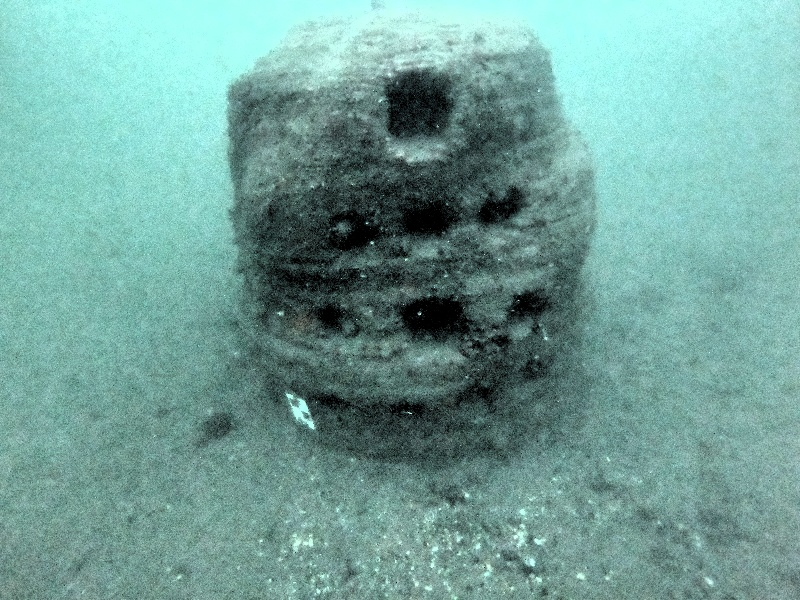
#> input picture Results/Output_MSRCP/out_G0041984.JPG, 800 x 600 px; its folder holds only this picture in this run
$ jupyter execute --allow-errors Retinex.ipynb
#> lines starting #> are read from the running program, lines starting #| are printed output that depends on the picture
## Multiscale Retinex (MSR)

This notebook explores two advanced image enhancement techniques: **Multi-Scale Retinex with Chromaticity Preservation (MSRCP)** and **Multi-Scale Retinex with Colour Restoration (MSRCR)**. These methods improve image visibility by enhancing details while maintaining natural colour balance.

For a deeper understanding of the underlying algorithms, refer to the original publication: [IPOL - Multiscale Retinex](https://www.ipol.im/pub/art/2014/107/?utm_source=doi).

[cell 1]
import os
if not os.path.isdir("retinex"):
    !git clone https://github.com/muggledy/retinex.git
else:
    print("[ INFO ] Retinex repository was already downloaded.")

[cell 2]
from retinex.code.tools import cv2_heq
from retinex.code.plot import contrast_plot,demo_viper_with_retinex
from retinex.code.plot import contrast_plot,demo_viper_with_retinex
from retinex.code.retinex import retinex_FM,retinex_SSR,retinex_MSR,retinex_MSRCR,retinex_gimp,retinex_MSRCP,retinex_AMSR

[cell 3]
import glob
imgs = sorted(glob.glob("Dataset/*"))

[cell 4]
import cv2
output_name_cr = "Output_MSRCR"
output_name_cp = "Output_MSRCP"
if not os.path.isdir(output_name_cr):
    os.makedirs(output_name_cr)

if not os.path.isdir(output_name_cp):
    os.makedirs(output_name_cp)

for img in imgs:
    im = cv2.imread(img)
    im = cv2.resize(im, (800, 600))

    img_MSRCR = retinex_MSRCR(im)
    # img_MSRCR = cv2.cvtColor(img_MSRCR, cv2.COLOR_RGB2BGR)
    cv2.imwrite(os.path.join(output_name_cr, "out_" + os.path.basename(img)), img_MSRCR)

    img_MSRCP = retinex_MSRCP(im)
    # img_MSRCP = cv2.cvtColor(img_MSRCP, cv2.COLOR_RGB2BGR)
    cv2.imwrite(os.path.join(output_name_cp, "out_" + os.path.basename(img)), img_MSRCP)

## Visualisations of the results

[cell 5]
imgs_out_MSRCP = sorted(glob.glob("Output_MSRCP/*"))
imgs_out_MSRCR = sorted(glob.glob("Output_MSRCR/*"))

[cell 6]
import matplotlib.pyplot as plt
fig, ax = plt.subplots(ncols=3, figsize=(30, 30))

#> (the rest of this cell did not finish here and is left out)

#> (a cell that did not finish here is left out)

## Evalution metrics

Please refer to the [original source](https://github.com/Riccellisp/ProjetoPecem/blob/ba8c5e7b991e93044e3c86c42e48d3df4c9595fb/metrics.py) of the metric.

[cell 8]
import sys
import math
import numpy as np
from skimage import color,filters
from skimage.metrics import structural_similarity as ssim

def plipsum(i,j,gamma=1026):
    return i + j - i * j / gamma

def plipsub(i,j,k=1026):
    return k * (i - j) / (k - j)

def plipmult(c,j,gamma=1026):
    return gamma - gamma * (1 - j / gamma)**c

def logamee(ch,blocksize=8):

    num_x = math.ceil(ch.shape[0] / blocksize)
    num_y = math.ceil(ch.shape[1] / blocksize)

    s = 0
    w = 1. / (num_x * num_y)
    for i in range(num_x):

        xlb = i * blocksize
        if i < num_x - 1:
            xrb = (i+1) * blocksize
        else:
            xrb = ch.shape[0]

        for j in range(num_y):

            ylb = j * blocksize
            if j < num_y - 1:
                yrb = (j+1) * blocksize
            else:
                yrb = ch.shape[1]

            block = ch[xlb:xrb,ylb:yrb]
            blockmin = float(np.min(block))
            blockmax = float(np.max(block))

            top = plipsub(blockmax,blockmin)
            bottom = plipsum(blockmax,blockmin)
            m = bottom and top / bottom or 0
            if m ==0.:
                s+=0
            else:
                s += (m) * np.log(m)

    return plipmult(w,s)

def eme(img,rowSample,columnSample):
	grayImg = cv2.cvtColor(img, cv2.COLOR_BGR2GRAY)
	rowSize, columnSize = grayImg.shape
	nRows = int(rowSize/rowSample)
	nColumns = int(columnSize/columnSample)
	incompleteRow = math.ceil(rowSize/rowSample) - nRows
	incompleteColumn = math.ceil(columnSize/columnSample) - nColumns

	somatory = 0
	nBlocks = nRows*nColumns
	for i in range(0,nRows):
		for j in range(0,nColumns):
			imax=grayImg[i*rowSample:(i+1)*rowSample,j*columnSample:(j+1)*rowSample].max()
			imin=grayImg[i*rowSample:(i+1)*rowSample,j*columnSample:(j+1)*rowSample].min()
			if imin==0:
				imin=1
			if imax==0:
				imax=1
			somatory = somatory + 20*math.log(imax/imin)

	if incompleteColumn==1:
		for i in range(0,nRows):
			imax=grayImg[i*rowSample:(i+1)*rowSample,nColumns*columnSample:columnSize].max()
			imin=grayImg[i*rowSample:(i+1)*rowSample,nColumns*columnSample:columnSize].min()
			if imin==0:
				imin=1
			if imax==0:
				imax=1
			somatory = somatory + 20*math.log(imax/imin)
			nBlocks = nBlocks + 1
	if incompleteRow==1:
		for j in range(0,nColumns):
			imax=grayImg[grayImg[nRows*rowSample:rowSize,j*columnSample:(j+1)*columnSample]].max()
			imin=grayImg[grayImg[nRows*rowSample:rowSize,j*columnSample:(j+1)*columnSample]].min()
			if imin==0:
				imin=1
			if imax==0:
				imax=1
			somatory = somatory + 20*math.log(imax/imin)
			nBlocks = nBlocks + 1
	if incompleteRow==1 and incompleteColumn==1:
		imax=grayImg[nRows*rowSample:rowSize,nColumns*columnSample:columnSize].max()
		imin=grayImg[nRows*rowSample:rowSize,nColumns*columnSample:columnSize].max()
		if imin==0:
			imin=1
		if imax==0:
			imax=1
		somatory = somatory + 20*math.log(imax/imin)
		nBlocks = nBlocks + 1
	return somatory/nBlocks

def UCIQE(a,c1=0.4680,c2 = 0.2745,c3 = 0.2576):
    """
    M. Yang and A. Sowmya, "An Underwater Color Image Quality Evaluation Metric" in IEEE Transactions on Image Processing,
    vol. 24, no. 12, pp. 6062-6071, Dec. 2015, doi: 10.1109/TIP.2015.2491020.

    The Underwater Colour Image Quality Evaluation Metric (UCIQE) is a metric based on the linear combination of chroma (purity),
    saturation, and contrast, primarily for underwater images but also influenced by recent studies on the evaluation of atmospheric
    colour images.
    """
    rgb = a
    lab = color.rgb2lab(a)
    l = lab[:,:,0]

    chroma = (lab[:,:,1]**2 + lab[:,:,2]**2)**0.5
    uc = np.mean(chroma)
    sc = (np.mean((chroma - uc)**2))**0.5

    top = int(np.round(0.01*l.shape[0]*l.shape[1]))
    sl = np.sort(l,axis=None)
    isl = sl[::-1]
    conl = np.mean(isl[:top])-np.mean(sl[:top])

    satur = []
    chroma1 = chroma.flatten()
    l1 = l.flatten()
    for i in range(len(l1)):
      if chroma1[i] == 0: satur.append(0)
      elif l1[i] == 0: satur.append(0)
      else: satur.append(chroma1[i] / l1[i])

    us = np.mean(satur)

    return  c1 * sc + c2 * conl + c3 * us

def UIQM(a,p1=0.0282,p2=0.2953,p3=3.5753):
    """
    K. Panetta, C. Gao and S. Agaian, Human-Visual-System-Inspired Underwater Image Quality Measures,
    in IEEE Journal of Oceanic Engineering, vol. 41, no. 3, pp. 541-551, July 2016, doi: 10.1109/JOE.2015.2469915.

    Similar to UCIQE, but more up-to-date. It takes into account the measure of colouration, sharpness, and contrast.
    """

    rgb = a
    gray = color.rgb2gray(a)
    rg = rgb[:,:,0] - rgb[:,:,1]
    yb = (rgb[:,:,0] + rgb[:,:,1]) / 2 - rgb[:,:,2]
    rgl = np.sort(rg,axis=None)
    ybl = np.sort(yb,axis=None)
    al1 = 0.1
    al2 = 0.1
    T1 = int(al1 * len(rgl))
    T2 = int(al2 * len(rgl))
    rgl_tr = rgl[T1:-T2]
    ybl_tr = ybl[T1:-T2]

    urg = np.mean(rgl_tr) # μ^2_α,RG
    s2rg = np.mean((rgl_tr - urg) ** 2)  # σ2α,RG
    uyb = np.mean(ybl_tr) # μ^2_α,YB
    s2yb = np.mean((ybl_tr- uyb) ** 2) # σ2α,YB

    uicm =-0.0268 * np.sqrt(urg**2 + uyb**2) + 0.1586 * np.sqrt(s2rg + s2yb)

    Reme = eme(a,8,8)
    Geme = eme(a,8,8)
    Beme = eme(a,8,8)
    uism = 0.299 * Reme + 0.587 * Geme + 0.114 * Beme

    uiconm = logamee(gray)
    uiqm = p1 * uicm + p2 * uism + p3 * uiconm

    return uiqm

def CCF(imageRGB):
	"""
    @article{WANG2018904,
    	title = {An imaging-inspired no-reference underwater color image quality assessment metric},
    	journal = {Computers & Electrical Engineering},
    	volume = {70},
    	pages = {904-913},
    	year = {2018},
    	issn = {0045-7906},
    	doi = {https://doi.org/10.1016/j.compeleceng.2017.12.006},
    	url = {https://www.sciencedirect.com/science/article/pii/S0045790617324953},
    	author = {Yan Wang and Na Li and Zongying Li and Zhaorui Gu and Haiyong Zheng and Bing Zheng and Mengnan Sun},
    	keywords = {No-reference image quality assessment, Underwater imaging, Underwater image, Underwater color image quality},
    	abstract = {Underwater color image quality assessment (IQA) plays an important role in analysis and applications of underwater imaging as well as image processing algorithms. This paper presents a new metric inspired by the imaging analysis on underwater absorption and scattering characteristics, dubbed the CCF. This metric is feature-weighted with a combination of colorfulness index, contrast index and fog density index, which can quantify the color loss caused by absorption, the blurring caused by forward scattering and the foggy caused by backward scattering, respectively. Then multiple linear regression is used to calculate three weighted coefficients. A new underwater image database is built to illustrate the performance of the proposed metric. Experimental results show a strong correlation between the proposed metric and mean opinion score (MOS). The proposed CCF metric outperforms many of the leading atmospheric IQA metrics, and it can effectively assess the performance of underwater image enhancement and image restoration methods.}
    }

	This metric is weighted by features using a combination of a colourfulness index, a contrast index, and a fog density index,
    which can quantify colour loss caused by absorption, blurring caused by forward scattering, and fogging caused by backward
    scattering, respectively.
	"""
	rgb=imageRGB
	gray = color.rgb2gray(imageRGB)

	# Passo 1
	Rij=np.log(rgb[:,:,0])-np.mean(rgb[:,:,0])
	Gij=np.log(rgb[:,:,1])-np.mean(rgb[:,:,1])
	Bij=np.log(rgb[:,:,2])-np.mean(rgb[:,:,2])

	# Passo 2
	a = rgb[:,:,0] - rgb[:,:,1]
	b = (rgb[:,:,0] + rgb[:,:,1]) / 2 - rgb[:,:,2]

	var_a  = np.var(a)
	var_b  = np.var(b)
	mean_a = np.mean(a)
	mean_b = np.mean(b)

	ccf=(math.sqrt(var_a+var_b)+0.3*math.sqrt(var_a+var_b)) /85.59

	return ccf

[cell 9]
UIQM_list, UCIQE_list, CCF_list  = list(), list(), list()
UIQM_MSRCR_list, UCIQE_MSRCR_list, CCF_MSRCR_list  = list(), list(), list()
UIQM_MSRCP_list, UCIQE_MSRCP_list, CCF_MSRCP_list  = list(), list(), list()

for img in imgs:
  im = cv2.imread(img)
  im = cv2.resize(im, (800, 600))
  UIQM_list.append(UIQM(im))
  UCIQE_list.append(UCIQE(im))
  CCF_list.append(CCF(im))

for img in imgs_out_MSRCR:
  im = cv2.imread(img)
  im = cv2.resize(im, (800, 600))
  UIQM_MSRCR_list.append(UIQM(im))
  UCIQE_MSRCR_list.append(UCIQE(im))
  CCF_MSRCR_list.append(CCF(im))

for img in imgs_out_MSRCP:
  im = cv2.imread(img)
#> im is the input picture: shape (600, 800, 3); mean B, G, R 154.3, 161.2, 114.4
  im = cv2.resize(im, (800, 600))
  UIQM_MSRCP_list.append(UIQM(im))
#> in UIQM, `gray = color.rgb2gray(a)`:
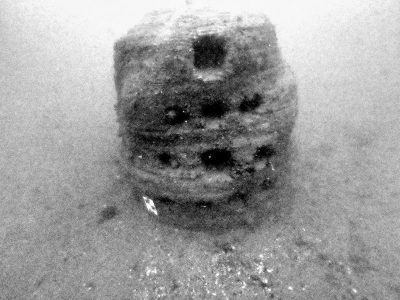
#> gray: shape (600, 800) float64 (shown at 1/2 size); min 0, max 0.99, mean 0.613
#> in UIQM, `rg = rgb[:,:,0] - rgb[:,:,1]`:
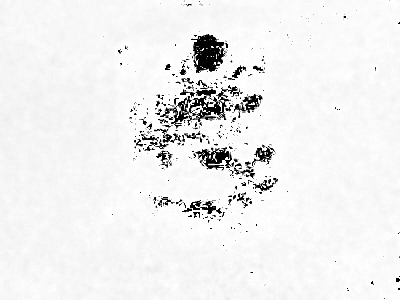
#> rg: shape (600, 800) (shown at 1/2 size); min 0, max 255, mean 239.2
#> in UIQM, `yb = (rgb[:,:,0] + rgb[:,:,1]) / 2 - rgb[:,:,2]`:
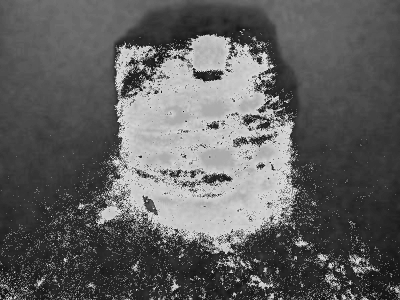
#> yb: shape (600, 800) float64 (shown at 1/2 size); min -117.5, max 57.5, mean -51.4; drawn with min black and max white
#> in UIQM, `T1 = int(al1 * len(rgl))`: T1 = 48000
#> in UIQM, `urg = np.mean(rgl_tr)`: urg = 248.6
#> in UIQM, `s2rg = np.mean((rgl_tr - urg) ** 2)`: s2rg = 5.23
#> in UIQM, `uyb = np.mean(ybl_tr)`: uyb = -55.92
#> in UIQM, `s2yb = np.mean((ybl_tr- uyb) ** 2)`: s2yb = 1517.3
#> in UIQM, `uicm =-0.0268 * np.sqrt(urg**2 + uyb**2) + 0.1586 * np.sqrt(s2rg + s2yb)`: uicm = -0.641
#> after the loop in eme, `for i in range(0,nRows):`: somatory = 118154.5
#> in UIQM, `Reme = eme(a,8,8)`: Reme = 15.75
#> after the loop in logamee, `for i in range(num_x):`: s = -2043.5
#> in UIQM, `uiconm = logamee(gray)`: uiconm = -0.15
#> in UIQM, `uiqm = p1 * uicm + p2 * uism + p3 * uiconm`: uiqm = 4.1
  UCIQE_MSRCP_list.append(UCIQE(im))
#> in UCIQE, `chroma = (lab[:,:,1]**2 + lab[:,:,2]**2)**0.5`:
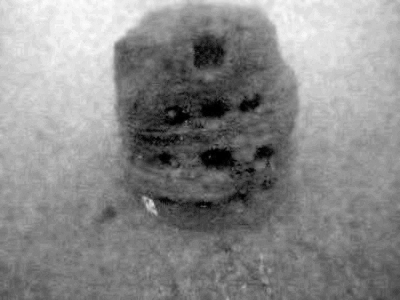
#> chroma: shape (600, 800) float64 (shown at 1/2 size); min 0, max 46.96, mean 25.4; drawn with min black and max white
#> in UCIQE, `uc = np.mean(chroma)`: uc = 25.4
#> in UCIQE, `sc = (np.mean((chroma - uc)**2))**0.5`: sc = 9.91
#> in UCIQE, `conl = np.mean(isl[:top])-np.mean(sl[:top])`: conl = 97.75
#> after the loop in UCIQE, `for i in range(len(l1)):`: satur = 480000 items
#> in UCIQE, `us = np.mean(satur)`: us = 0.425
  CCF_MSRCP_list.append(CCF(im))
#> in CCF, `Rij=np.log(rgb[:,:,0])-np.mean(rgb[:,:,0])`:
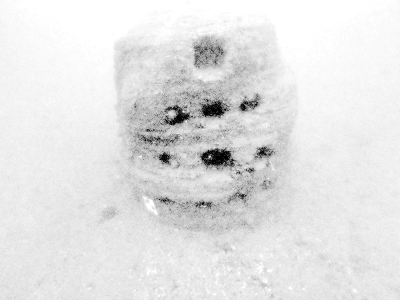
#> Rij: shape (600, 800) float16 (shown at 1/2 size); 0.4% of the values are NaN or infinite; the others: min -154.4, max -148.9, mean -149.5; drawn with min black, max white, NaN and infinite black
#> in CCF, `Bij=np.log(rgb[:,:,2])-np.mean(rgb[:,:,2])`:
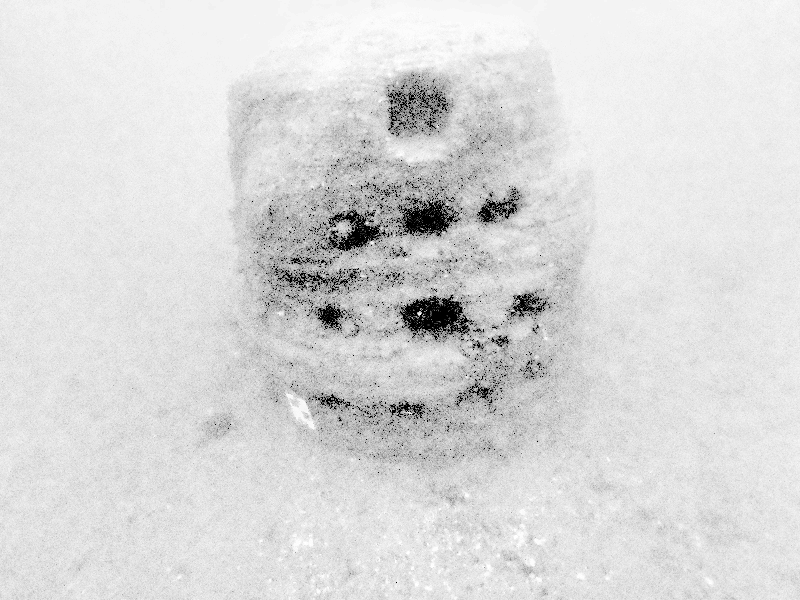
#> Bij: shape (600, 800) float16; 1.06% of the values are NaN or infinite; the others: min -114.4, max -109, mean -109.8; drawn with min black, max white, NaN and infinite black
#> in CCF, `var_a  = np.var(a)`: var_a = 2302.1
#> in CCF, `var_b  = np.var(b)`: var_b = 2124.7
#> in CCF, `mean_a = np.mean(a)`: mean_a = 239.2
#> in CCF, `mean_b = np.mean(b)`: mean_b = -51.43
#> in CCF, `ccf=(math.sqrt(var_a+var_b)+0.3*math.sqrt(var_a+var_b)) /85.59`: ccf = 1.01

[cell 10]
from tabulate import tabulate
data = [
    ["UIQM", np.mean(UIQM_list), np.std(UIQM_list)],
    ["UCIQE", np.mean(UCIQE_list), np.std(UCIQE_list)],
    ["CCF", np.mean(CCF_list), np.std(CCF_list)],
    ["UIQM_MSRCR", np.mean(UIQM_MSRCR_list), np.std(UIQM_MSRCR_list)],
    ["UCIQE_MSRCR", np.mean(UCIQE_MSRCR_list), np.std(UCIQE_MSRCR_list)],
    ["CCF_MSRCR", np.mean(CCF_MSRCR_list), np.std(CCF_MSRCR_list)],
    ["UIQM_MSRCP", np.mean(UIQM_MSRCP_list), np.std(UIQM_MSRCP_list)],
    ["UCIQE_MSRCP", np.mean(UCIQE_MSRCP_list), np.std(UCIQE_MSRCP_list)],
    ["CCF_MSRCP", np.mean(CCF_MSRCP_list), np.std(CCF_MSRCP_list)]
]
#> data = [['UIQM', nan, nan], ['UCIQE', nan, nan], ['CCF', nan, nan], ['UIQM_MSRCR', nan, nan], ['UCIQE_MSRCR', nan, nan], ['CCF_MSRCR', nan, nan], ['UIQM_MSRCP', 4.1, 0], ['UCIQE_MSRCP', 31.58, 0], ['CCF_MSRCP', 1.01, 0]]

headers = ["Metric", "Mean", "Standard Deviation"]
print(tabulate(data, headers=headers, tablefmt="simple_grid", numalign="right"))
#| ┌─────────────┬─────────┬──────────────────────┐
#| │ Metric      │    Mean │   Standard Deviation │
#| ├─────────────┼─────────┼──────────────────────┤
#| │ UIQM        │     nan │                  nan │
#| ├─────────────┼─────────┼──────────────────────┤
#| │ UCIQE       │     nan │                  nan │
#> (further printed lines are left out)

$ run again, on Results/Output_MSRCP/out_G0042036.JPG
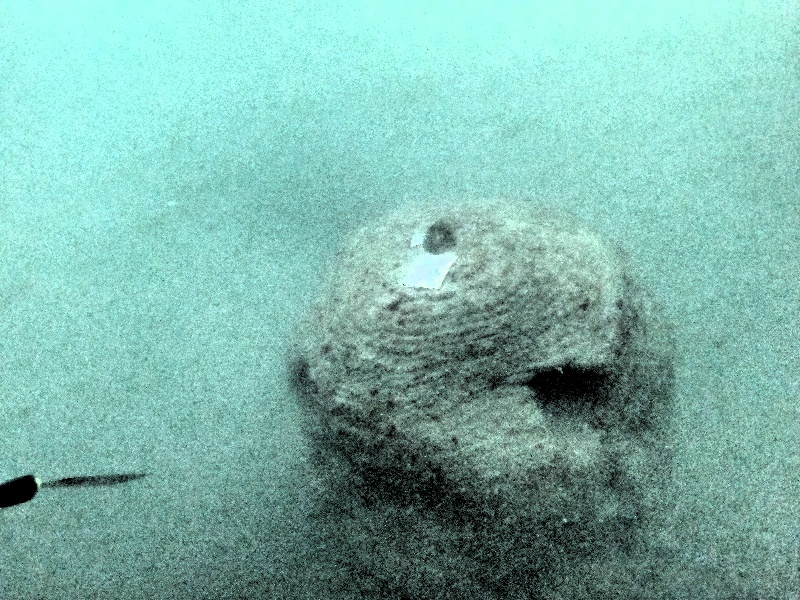
#> input picture Results/Output_MSRCP/out_G0042036.JPG, 800 x 600 px
#> im is the input picture: shape (600, 800, 3); mean B, G, R 172.5, 182.2, 126
#> T1 = 48000
#> urg = 246
#> s2rg = 5.21
#> uyb = -53.28
#> s2yb = 882.7
#> uicm = -2.02
#> after the loop in eme, `for i in range(0,nRows):`: somatory = 136227.5
#> Reme = 18.16
#> after the loop in logamee, `for i in range(num_x):`: s = -1949.6
#> uiconm = -0.146
#> uiqm = 4.79
#> lab: shape (600, 800, 3) float64; mean of channels 0, 1, 2 71.3, -12.5, 27.1
#> in UCIQE, `chroma = (lab[:,:,1]**2 + lab[:,:,2]**2)**0.5`:
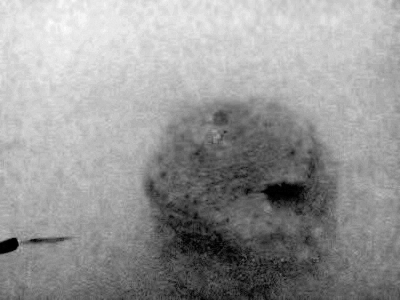
#> chroma: shape (600, 800) float64 (shown at 1/2 size); min 0, max 50.21, mean 29.9; drawn with min black and max white
#> uc = 29.87
#> sc = 11.19
#> conl = 97.5
#> after the loop in UCIQE, `for i in range(len(l1)):`: satur = 480000 items
#> us = 0.452
#> in CCF, `Bij=np.log(rgb[:,:,2])-np.mean(rgb[:,:,2])`:
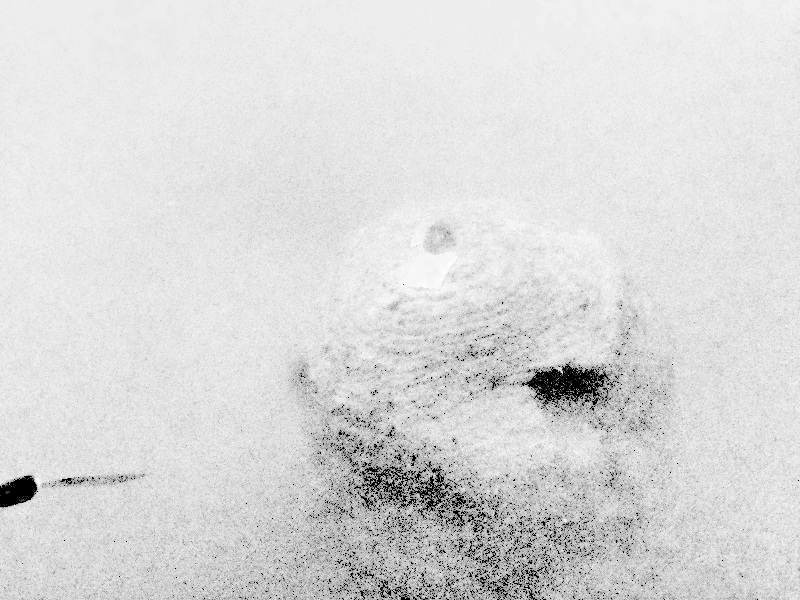
#> Bij: shape (600, 800) float16; 1.2% of the values are NaN or infinite; the others: min -126, max -120.5, mean -121.2; drawn with min black, max white, NaN and infinite black
#> var_a = 546.4
#> var_b = 1571.1
#> mean_a = 244
#> mean_b = -49.73
#> ccf = 0.699
#> data = [['UIQM', nan, nan], ['UCIQE', nan, nan], ['CCF', nan, nan], ['UIQM_MSRCR', nan, nan], ['UCIQE_MSRCR', nan, nan], ['CCF_MSRCR', nan, nan], ['UIQM_MSRCP', 4.79, 0], ['UCIQE_MSRCP', 32.12, 0], ['CCF_MSRCP', 0.699, 0]]
#| ┌─────────────┬──────────┬──────────────────────┐
#| │ Metric      │     Mean │   Standard Deviation │
#| ├─────────────┼──────────┼──────────────────────┤
#| │ UIQM        │      nan │                  nan │
#| ├─────────────┼──────────┼──────────────────────┤
#| │ UCIQE       │      nan │                  nan │
#> (further printed lines are left out)
